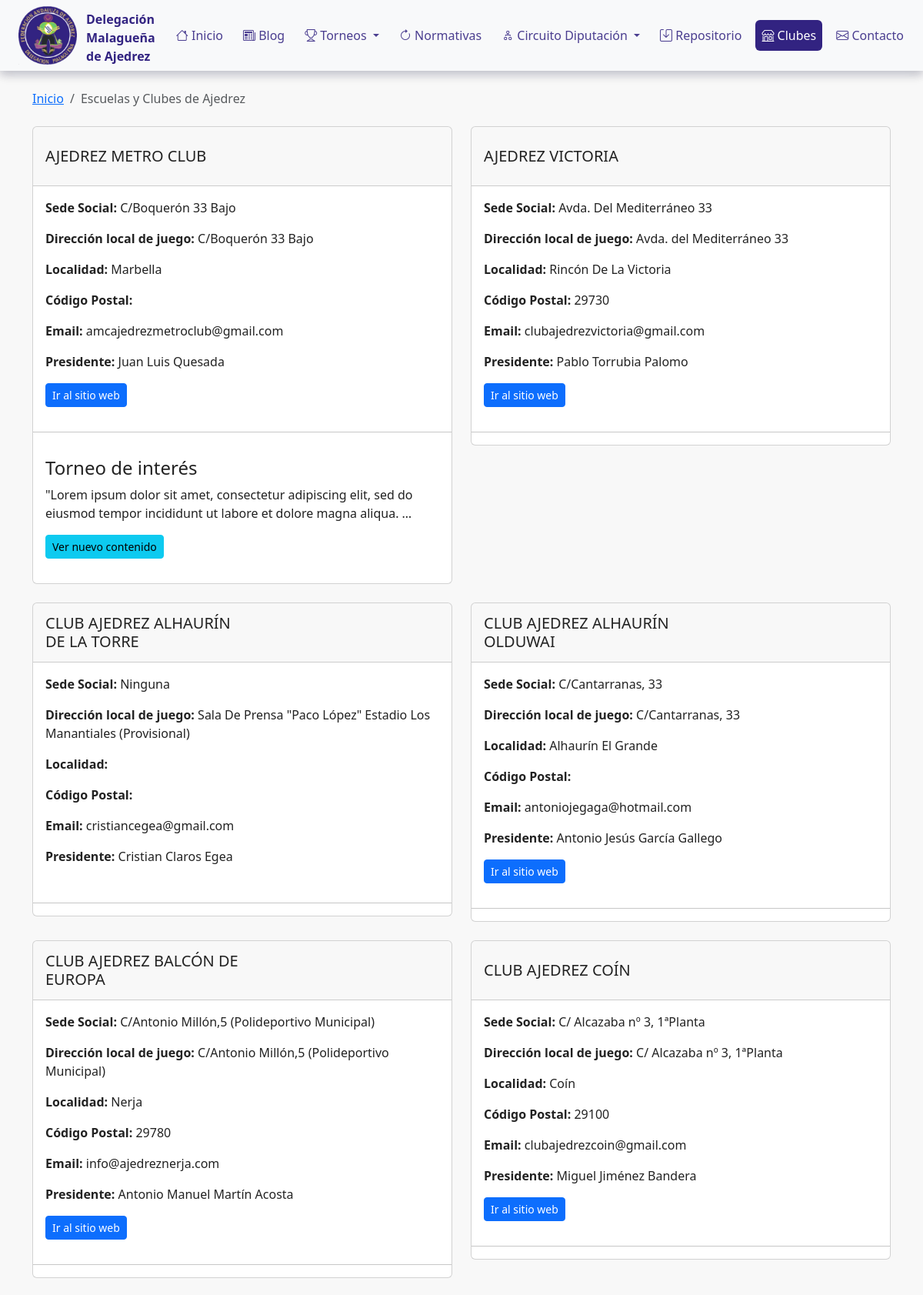
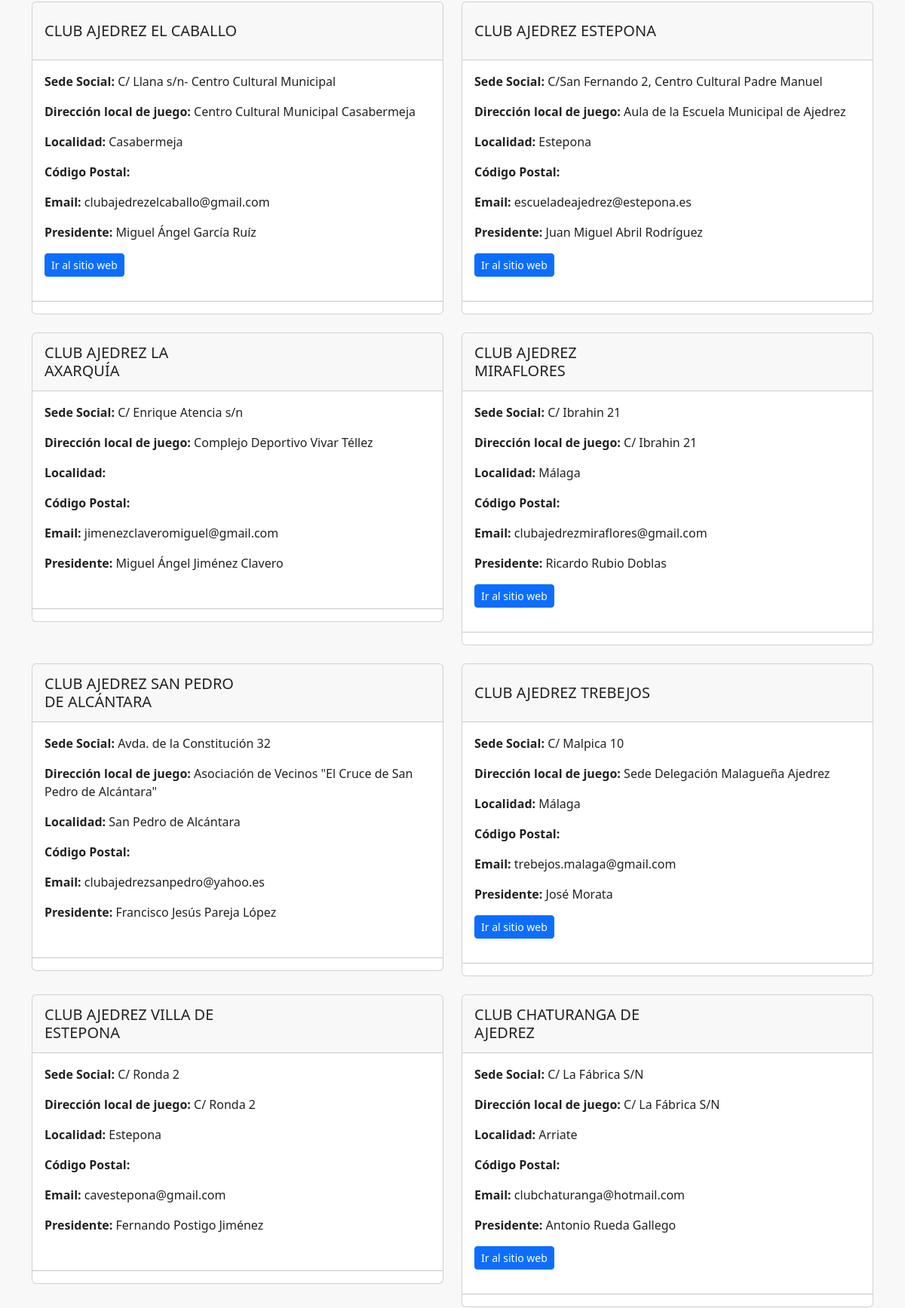
Page /clubes-de-ajedrez/ (upper part) on the committed database (2 pictures, top to bottom).
### escuelas/models.py (models this page shows, shortened)
class ClubAjedrez(models.Model):
    name = models.CharField('nombre', max_length=100)
    address = models.CharField('sede social', max_length=100)
    play_place = models.CharField('lugar de juego', max_length=100)
    population = models.CharField('población', max_length=100, blank=True)
    zip_code = models.CharField('Código Postal', max_length=10, blank=True)
    president = models.CharField('presidente/a', max_length=100)
    website = models.CharField('sitio web', max_length=100, blank=True)
    social_network = models.CharField('red social', max_length=100, blank=True)
    phone = models.CharField('teléfono', max_length=15, blank=True)
    contact = models.EmailField('contacto', max_length=100)
    body = RichTextUploadingField('contenido', blank=True)
    publish = models.DateTimeField('fecha de publicación', default=timezone.now)
    created = models.DateTimeField('fecha de creación', auto_now_add=True)
    updated = models.DateTimeField('fecha de edición', auto_now=True)
    class Meta:
        ordering = ['name']
        verbose_name_plural = 'clubes de ajedrez'

### escuelas/views.py (the view)
# urls.py: path("", views.schools, name="schools"),
def schools(request):
    todos_los_clubes = ClubAjedrez.objects.all()
    return render(request, 'escuelas/school.html', {'todos_los_clubes': todos_los_clubes})

### page/templatetags/pages_extras.py (called while the page is built)
@register.simple_tag
def get_page_list():
    pages = Page.objects.all()
    return pages

### escuelas/templates/escuelas/school.html (shortened to what this page needs)
{% extends "core/base.html" %}
{% load static %}
{% block csspage %}<link rel="stylesheet" href="{% static 'escuelas/css/school.css' %}"/>{% endblock csspage %}
{% block breadcrumb %}
    <div class="container my-4">
      <nav aria-label="breadcrumb">
        <ol class="breadcrumb">
          <li class="breadcrumb-item"><a href="{% url 'torneo:inicio' %}">Inicio</a></li>
          <li class="breadcrumb-item active" aria-current="page">Escuelas y Clubes de Ajedrez</li>
        </ol>
      </nav>
    </div>{% endblock breadcrumb %}
{% block section %}
    <div class="container my-4">
      <div class="row">
        {% for club in todos_los_clubes %}
        <div class="col-sm-6 mb-4">
          <div class="card">
            <div class="card-header">
              <header class="grid-header-escuela">
                <h5>{{ club.name }}</h5>
              </header>
            </div>
            <div class="card-body">
              <p class="card-text"><span class="fw-bold">Sede Social:</span> {{ club.address }}</p>
              <p class="card-text"><span class="fw-bold">Dirección local de juego:</span> {{ club.play_place }}</p>
              <p class="card-text"><span class="fw-bold">Localidad:</span> {{ club.population }}</p>
              <p class="card-text"><span class="fw-bold">Código Postal:</span> {{ club.zip_code }}</p>
              <p class="cart-text"><span class="fw-bold">Email:</span> {{ club.contact }}</p>
              <p class="cart-text"><span class="fw-bold">Presidente:</span> {{ club.president }}</p>
              {% if club.website %}<a target="_blank" href="{{ club.website }}" class="btn btn-primary btn-sm">Ir al sitio web</a>{% endif %}
            </div>
            <hr/>
            {% if club.body %}<div class="card-body">
              {{ club.body|truncatewords_html:22|safe }}
              <p>
                <button class="btn btn-info btn-sm"
                        type="button"
                        data-bs-toggle="collapse"
                        data-bs-target="#{{ club.name|slugify }}"
                        aria-expanded="false"
                        aria-controls="{{ club.name }}">
                  Ver nuevo contenido
                </button>
              </p>
            </div>
            {% endif %}
          </div>
        </div>
        {% endfor %}
      </div>
    </div>{% endblock section%}

### core/static/core/css/main.css (style rules this page uses)
:root { --nav-link-active: #e7f3ff; --background-link-active: #322381; --nav-link-hover: #1181e8; --bs-list-group-item-padding-y: 0.5rem; --bs-list-group-item-padding-x: 1rem; --max-width: 1248px; }
html { scroll-behavior: smooth; }
body { background-color: #f8f8f8; overflow-x: hidden; color: #222; -webkit-font-smoothing: antialiased; -moz-osx-font-smoothing: grayscale; text-rendering: optimizeLegibility; }

### escuelas/static/escuelas/css/school.css (style rules this page uses)
.grid-header-escuela { display: grid; grid-template-columns: 1fr 1fr; grid-template-rows: 60px; align-items: center; }
.grid-header-escuela h5 { margin: 0; }

### rows in the picture
ClubAjedrez: name "AJEDREZ METRO CLUB", address "C/Boquerón 33 Bajo", play_place "C/Boquerón 33 Bajo", population "Marbella", contact "amcajedrezmetroclub@gmail.com", president "Juan Luis Quesada", body "Torneo de interés \"Lorem ipsum dolor sit amet, consectetur adipiscing elit, sed do eiusmod tempor incididunt ut labore et dolore magna aliqua. …"
ClubAjedrez: name "AJEDREZ VICTORIA", address "Avda. Del Mediterráneo 33", play_place "Avda. del Mediterráneo 33", population "Rincón De La Victoria", zip_code "29730", contact "clubajedrezvictoria@gmail.com", president "Pablo Torrubia Palomo"
ClubAjedrez: name "CLUB AJEDREZ ALHAURÍN DE LA TORRE", address "Ninguna", play_place "Sala De Prensa \"Paco López\" Estadio Los Manantiales (Provisional)", contact "cristiancegea@gmail.com", president "Cristian Claros Egea"
ClubAjedrez: name "CLUB AJEDREZ ALHAURÍN OLDUWAI", address "C/Cantarranas, 33", play_place "C/Cantarranas, 33", population "Alhaurín El Grande", contact "antoniojegaga@hotmail.com", president "Antonio Jesús García Gallego"
ClubAjedrez: name "CLUB AJEDREZ BALCÓN DE EUROPA", address "C/Antonio Millón,5 (Polideportivo Municipal)", play_place "C/Antonio Millón,5 (Polideportivo Municipal)", population "Nerja", zip_code "29780", contact "info@ajedreznerja.com", president "Antonio Manuel Martín Acosta"
ClubAjedrez: name "CLUB AJEDREZ COÍN", address "C/ Alcazaba nº 3, 1ªPlanta", play_place "C/ Alcazaba nº 3, 1ªPlanta", population "Coín", zip_code "29100", contact "clubajedrezcoin@gmail.com", president "Miguel Jiménez Bandera"
ClubAjedrez: name "CLUB AJEDREZ EL CABALLO", address "C/ Llana s/n- Centro Cultural Municipal", play_place "Centro Cultural Municipal Casabermeja", population "Casabermeja", contact "clubajedrezelcaballo@gmail.com", president "Miguel Ángel García Ruíz"
ClubAjedrez: name "CLUB AJEDREZ ESTEPONA", address "C/San Fernando 2, Centro Cultural Padre Manuel", play_place "Aula de la Escuela Municipal de Ajedrez", population "Estepona", contact "escueladeajedrez@estepona.es", president "Juan Miguel Abril Rodríguez"
ClubAjedrez: name "CLUB AJEDREZ LA AXARQUÍA", address "C/ Enrique Atencia s/n", play_place "Complejo Deportivo Vivar Téllez", contact "jimenezclaveromiguel@gmail.com", president "Miguel Ángel Jiménez Clavero"
ClubAjedrez: name "CLUB AJEDREZ MIRAFLORES", address "C/ Ibrahin 21", play_place "C/ Ibrahin 21", population "Málaga", contact "clubajedrezmiraflores@gmail.com", president "Ricardo Rubio Doblas"
ClubAjedrez: name "CLUB AJEDREZ SAN PEDRO DE ALCÁNTARA", address "Avda. de la Constitución 32", play_place "Asociación de Vecinos \"El Cruce de San Pedro de Alcántara\"", population "San Pedro de Alcántara", contact "clubajedrezsanpedro@yahoo.es", president "Francisco Jesús Pareja López"
ClubAjedrez: name "CLUB AJEDREZ TREBEJOS", address "C/ Malpica 10", play_place "Sede Delegación Malagueña Ajedrez", population "Málaga", contact "trebejos.malaga@gmail.com", president "José Morata"
ClubAjedrez: name "CLUB AJEDREZ VILLA DE ESTEPONA", address "C/ Ronda 2", play_place "C/ Ronda 2", population "Estepona", contact "cavestepona@gmail.com", president "Fernando Postigo Jiménez"
ClubAjedrez: name "CLUB CHATURANGA DE AJEDREZ", address "C/ La Fábrica S/N", play_place "C/ La Fábrica S/N", population "Arriate", contact "clubchaturanga@hotmail.com", president "Antonio Rueda Gallego"
